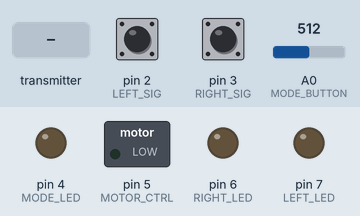
The sketch below on a simulated Arduino Uno, built with avr-gcc and run on an emulated ATmega328P. Shown: switched loads named in the sketch (green lamp = pin HIGH), output pins drawn as LEDs (lit = HIGH). Dashed ring = blinking. The test bench sets the inputs (shaded band); at power-on: pin 2 (LEFT_SIG) HIGH, A0 (MODE_BUTTON) = 512, pin 3 (RIGHT_SIG) HIGH. No radio packets arrive unless stated; what the sketch prints to the serial monitor is not drawn.

Above: at 1.2 s.
1.3 s: the transmitter starts sending stat = 64
At 1.45 s:
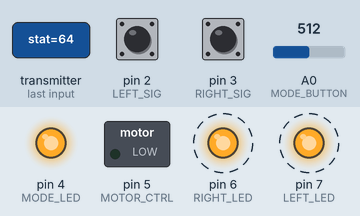
4.3 s: pin 2 (LEFT_SIG) pulled LOW for 0.15 s
At 4.66 s:
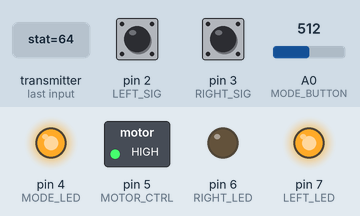
7.3 s: A0 (MODE_BUTTON) set to 489
At 10.03 s:
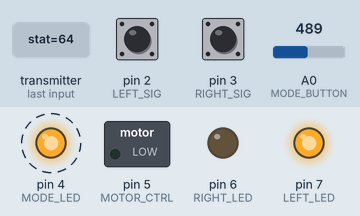
Timing chart, 0 to 16.3 s (numbered marks = the images above; inputs shaded):
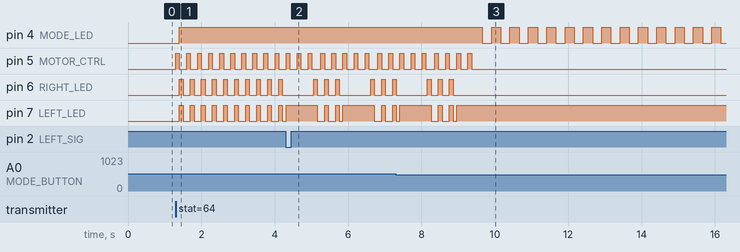

The sketch:

haptic.ino
```cpp
#include <SPI.h>
#include "printf.h"
#include "RF24.h"
#include <stdbool.h>

const int LEFT_SIG = 2;
const int RIGHT_SIG = 3;
const int LEFT_LED = 7;
const int RIGHT_LED = 6;
const int MODE_LED = 4;

const int MODE_BUTTON = A0;

const int MOTOR_CTRL = 5;

volatile int turn = 0;
// 0  = do nothing
// 1 = turn left
// -1 = turn right

volatile int haptic = 0;
// 0  = do nothing
// 1 = vibrate
const long turn_led_blink_time = 750;
const long status_led_blink_time = 500;
const long haptic_off_blink_time = 2000;
const int timeout_time = 3000;
long vibration_time = 200;

int turn_led_state = LOW;  // ledState used to set the LED
int status_led_state = LOW;  // ledState used to set the LED

// 0 - haptic on (normal)
// 1 - haptic off
bool is_haptic_on = true;
bool in_adjust_mode = false;
bool is_connected = false;

// Generally, you should use "unsigned long" for variables that hold time
// The value will quickly become too large for an int to store
unsigned long turn_led_prev_time = 0;  // will store last time LED was updated
unsigned long status_led_prev_time = 0;  // will store last time LED was updated
unsigned long last_connected_time = 0;

int haptic_drive = 0;
int signal_counter = 0;

uint8_t distance_mode = 0;

// These are used for interrupt button handling
long debouncing_time = 300; // Debouncing Time in Milliseconds
volatile unsigned long last_micros;
volatile unsigned long last_vib_micros;

/**
 * A simple example of sending data from 1 nRF24L01 transceiver to another
 * with Acknowledgement (ACK) payloads attached to ACK packets.
 *
 * This example was written to be used on 2 devices acting as "nodes".
 * Use the Serial Monitor to change each node's behavior.
 */

#define CE_PIN 9
#define CSN_PIN 10
// instantiate an object for the nRF24L01 transceiver
RF24 radio(CE_PIN, CSN_PIN);

// an identifying device destination
// Let these addresses be used for the pair
uint8_t address[][6] = {"1Node", "2Node"};
// It is very helpful to think of an address as a path instead of as
// an identifying device destination
// to use different addresses on a pair of radios, we need a variable to

// uniquely identify which address this radio will use to transmit
bool radioNumber = 1; // 0 uses address[0] to transmit, 1 uses address[1] to transmit

// Used to control whether this node is sending or receiving
bool role = false; // true = TX role, false = RX role

// For this example, we'll be using a payload containing
// a string & an integer number that will be incremented
// on every successful transmission.
// Make a data structure to store the entire payload of different datatypes
struct PayloadStruct
{
  // char message[9];
  uint8_t stat;
  uint8_t distance_mode;
};
PayloadStruct payload;

// https://forum.arduino.cc/t/adding-a-double-click-case-statement/283504/3
/*
To keep a physical interface as simple as possible, this sketch demonstrates generating four output events from a single push-button.
1) Click:  rapid press and release
2) Double-Click:  two clicks in quick succession
3) Press and Hold:  holding the button down
4) Long Press and Hold:  holding the button for a long time
*/
// Button timing variables
int debounce = 5;          // ms debounce period to prevent flickering when pressing or releasing the button
int DCgap = 500;            // max ms between clicks for a double click event
int holdTime = 2000;        // ms hold period: how long to wait for press+hold event
int longHoldTime = 4000;    // ms long hold period: how long to wait for press+hold event

// Button variables
bool buttonVal = HIGH;   // value read from button
bool buttonLast = HIGH;  // buffered value of the button's previous state
bool DCwaiting = false;  // whether we're waiting for a double click (down)
bool DConUp = false;     // whether to register a double click on next release, or whether to wait and click
bool singleOK = true;    // whether it's OK to do a single click
long downTime = -1;         // time the button was pressed down
long upTime = -1;           // time the button was released
bool ignoreUp = false;   // whether to ignore the button release because the click+hold was triggered
bool waitForUp = false;        // when held, whether to wait for the up event
bool holdEventPast = false;    // whether or not the hold event happened already
bool longHoldEventPast = false;// whether or not the long hold event happened already

int check_mode_button() {
   int event = 0;
   // poll button - range 655-0, 500 arbitrary toggle value
   buttonVal = analogRead(MODE_BUTTON) < 500? LOW : HIGH;
   // Button pressed down
   if (buttonVal == LOW && buttonLast == HIGH && (millis() - upTime) > debounce)
   {
       downTime = millis();
       ignoreUp = false;
       waitForUp = false;
       singleOK = true;
       holdEventPast = false;
       longHoldEventPast = false;
       if ((millis()-upTime) < DCgap && DConUp == false && DCwaiting == true)  DConUp = true;
       else  DConUp = false;
       DCwaiting = false;
   }
   // Button released
   else if (buttonVal == HIGH && buttonLast == LOW && (millis() - downTime) > debounce)
   {
       if (!ignoreUp)
       {
           upTime = millis();
           if (DConUp == false) DCwaiting = true;
           else
           {
               event = 2;
               DConUp = false;
               DCwaiting = false;
               singleOK = false;
           }
       }
   }
   // Test for normal click event: DCgap expired
   if ( buttonVal == HIGH && (millis()-upTime) >= DCgap && DCwaiting == true && DConUp == false && singleOK == true && event != 2)
   {
       event = 1;
       DCwaiting = false;
   }
   // Test for hold
   if (buttonVal == LOW && (millis() - downTime) >= holdTime) {
       // Trigger "normal" hold
       if (!holdEventPast)
       {
           event = 3;
           waitForUp = true;
           ignoreUp = true;
           DConUp = false;
           DCwaiting = false;
           //downTime = millis();
           holdEventPast = true;
       }
       // Trigger "long" hold
       if ((millis() - downTime) >= longHoldTime)
       {
           if (!longHoldEventPast)
           {
               event = 4;
               longHoldEventPast = true;
           }
       }
   }
   buttonLast = buttonVal;
   return event;
}


void setup()
{
  // pinMode(LEFT_SIG, INPUT_PULLUP);  // sets all button interrupts as pull ups
  // pinMode(RIGHT_SIG, INPUT_PULLUP); // sets all button interrupts as pull ups

  pinMode(MOTOR_CTRL, OUTPUT); // sets all button interrupts as pull ups
  digitalWrite(MOTOR_CTRL, 0);

  pinMode(LEFT_LED, OUTPUT); // sets all button interrupts as pull ups
  digitalWrite(LEFT_LED, 0);
  pinMode(RIGHT_LED, OUTPUT); // sets all button interrupts as pull ups
  digitalWrite(RIGHT_LED, 0);

  pinMode(MODE_LED, OUTPUT); // led for connecting state
  digitalWrite(MODE_LED, 0);

  // attach interrupts to pins
  attachInterrupt(digitalPinToInterrupt(LEFT_SIG), left_ISR, FALLING);
  attachInterrupt(digitalPinToInterrupt(RIGHT_SIG), right_ISR, FALLING);
  Serial.begin(115200);
  while (!Serial)
  {
    // some boards need to wait to ensure access to serial over USB
  }

  // initialize the transceiver on the SPI bus
  if (!radio.begin())
  {
    Serial.println(F("radio hardware is not responding!!"));
    while (1)
    {

      digitalWrite(LEFT_LED, HIGH);
      digitalWrite(RIGHT_LED, HIGH);
      delay(300);
      digitalWrite(LEFT_LED, LOW);
      digitalWrite(RIGHT_LED, LOW);
      delay(300);
    } // hold in infinite loop
  }

  radioNumber = 1;
  Serial.print(F("radioNumber = "));
  Serial.println((int)radioNumber);

  // Set the PA Level low to try preventing power supply related problems
  // because these examples are likely run with nodes in close proximity to
  // each other.
  radio.setPALevel(RF24_PA_HIGH); // RF24_PA_MAX is default.
  radio.setChannel(127);
  radio.setDataRate(RF24_250KBPS);

  // to use ACK payloads, we need to enable dynamic payload lengths (for all nodes)
  radio.setPayloadSize(2);
  // Acknowledgement packets have no payloads by default. We need to enable
  // this feature for all nodes (TX & RX) to use ACK payloads.
  radio.enableAckPayload();

  // set the TX address of the RX node into the TX pipe
  radio.openWritingPipe(address[radioNumber]); // always uses pipe 0

  // set the RX address of the TX node into a RX pipe
  radio.openReadingPipe(1, address[!radioNumber]); // using pipe 1

  // memcpy(payload.message, "Turn: ", 6); // set the payload message
  // load the payload for the first received transmission on pipe 0
  payload.distance_mode = 0,
  payload.stat = 0,

  radio.writeAckPayload(1, &payload, sizeof(payload));

  radio.startListening(); // put radio in RX mode

  // For debugging info
  // printf_begin();             // needed only once for printing details
  // radio.printDetails();       // (smaller) function that prints raw register values
  // radio.printPrettyDetails(); // (larger) function that prints human readable data

  // in setup, check if button is held, if it is, toggle haptic off
  int button_status = analogRead(MODE_BUTTON) < 500? LOW : HIGH;
  if (button_status == LOW) {
    is_haptic_on = false;
  }
}


void flash_led(const int led_num, int *led_state, unsigned long* prev_time, int blink_time) {
  if ((long)(millis() - *prev_time >= blink_time)) {
    *prev_time = millis();

    *led_state = (*led_state == LOW)? HIGH : LOW;

    digitalWrite(led_num, *led_state);
  }
}

void loop()
{
  // poll button - range 655-0, 500 arbitrary toggle value
  if (is_connected) {
    int button_status = check_mode_button();
    if (button_status == 3) {
            Serial.println("2s HOLD!!\n\n");
      in_adjust_mode = !in_adjust_mode;
      turn = 0;
    }
  }

  if (in_adjust_mode) {
    if (turn == 1) {
      // left: decrease distance
      distance_mode -= (distance_mode > 0)? 1 : 0;
    } else if (turn == 2) {
      // right: increase distance
      distance_mode += (distance_mode < 4)? 1 : 0;
    }
    turn = 0;

    flash_led(MODE_LED, &status_led_state, &status_led_prev_time, 250);
  } else {

  // turn led check
  if (turn == 1) {
    flash_led(LEFT_LED, &turn_led_state, &turn_led_prev_time, turn_led_blink_time);
  } else if (turn == 2) {
    flash_led(RIGHT_LED, &turn_led_state, &turn_led_prev_time, turn_led_blink_time);
  } else {
    turn_led_state = LOW;
    digitalWrite(LEFT_LED, LOW);
    digitalWrite(RIGHT_LED, LOW);
  }

  // if it is connected to central controller (central controller always sends message)
  uint8_t pipe;
  if (radio.available(&pipe))
  {                                                // is there a payload? get the pipe number that recieved it
    // signal_counter += (signal_counter == 50)? 0 : 1;
    uint8_t bytes = radio.getDynamicPayloadSize(); // get the size of the payload
    PayloadStruct received;
    radio.read(&received, sizeof(received)); // get incoming payload
    // Serial.print(F("Received "));
    // Serial.print(bytes); // print the size of the payload
    // Serial.print(F(" bytes on pipe "));
    // Serial.print(pipe); // print the pipe number
    // Serial.print(F(": "));
    // Serial.print(received.message); // print incoming message
    // Serial.print(received.stat); // print incoming status
    haptic = received.stat;

    if(haptic && is_haptic_on){ //Drives the Haptic Motor if Haptic Enabled
      // Serial.print(F("  !!!Haptic Enabled!!!  "));

      if ((long)(micros() - last_vib_micros) >= vibration_time * 1000)
      {
        // digitalWrite(MOTOR_CTRL, haptic_drive);
        digitalWrite(MOTOR_CTRL, 1);
        delay(100);
        digitalWrite(MOTOR_CTRL, 0);

        haptic_drive = !haptic_drive;
        last_vib_micros = micros();
      }
    }

    //Load the Payload Acknowledgement
    Serial.print(distance_mode);
    payload.stat = turn;
    payload.distance_mode = distance_mode;
    // Serial.print(F(" Sent: "));
    // Serial.print(payload.message);   // print outgoing message
    // Serial.println(payload.stat); // print outgoing counter
    radio.writeAckPayload(1, &payload, sizeof(payload));

    // keep status led on
    if (is_haptic_on) {
      digitalWrite(MODE_LED, HIGH);
    } else {
      flash_led(MODE_LED, &status_led_state, &status_led_prev_time, haptic_off_blink_time);
    }

    // track connected time
    last_connected_time = millis();
    is_connected = true;

  } else{
    // signal_counter -= (signal_counter == 0)? 0 : 1;
    // if (signal_counter == 0) {
    //   digitalWrite(MOTOR_CTRL, 0);
    // }
    digitalWrite(MOTOR_CTRL, 0);

    // flash status led
    if ((long)(millis() - last_connected_time >= timeout_time)) { // disconnected
      is_connected = false;
      is_haptic_on = true;
      flash_led(MODE_LED, &status_led_state, &status_led_prev_time, status_led_blink_time);
    }
  }


  if (haptic) {
    // Serial.println("Vibrating!!!");
    // quick flash
    if (turn_led_state == LOW) {
      // Serial.println("light is low!")
      // int flash_state = LOW;
      digitalWrite(LEFT_LED, HIGH);
      digitalWrite(RIGHT_LED, HIGH);
      delay(100);
      digitalWrite(LEFT_LED, LOW);
      digitalWrite(RIGHT_LED, LOW);
      // flash_led(LEFT_LED, &flash_state, &turn_led_prev_time, turn_led_blink_time);
      // flash_led(RIGHT_LED, &turn_led_state, &turn_led_prev_time, turn_led_blink_time);
      delay(100);
    } else {
      // Serial.println("light is !")

    }
  }
  }

} // loop

void left_ISR()
{ // increments mode selection
  if ((long)(micros() - last_micros) >= debouncing_time * 1000)
  {
    turn = (turn == 0)? 1 : 0;
    last_micros = micros();
  }
}

void right_ISR()
{ // increments mode selection
  if ((long)(micros() - last_micros) >= debouncing_time * 1000)
  {
    // Serial.println("H");
    turn = (turn == 0)? 2 : 0;
    last_micros = micros();
  }
}
```

Measured:
- the behaviour switches between 500 and 499 on A0 (MODE_BUTTON) (found by bisection; images 2 and 3)
- after the input at 1.3 s, pin 5 (MOTOR_CTRL): alternates HIGH for 0.10 s and LOW for 0.20 s, starting at once; pin 6 (RIGHT_LED), pin 7 (LEFT_LED): alternates HIGH for 0.10 s and LOW for 0.20 s, starting after 0.10 s
- after the input at 7.3 s, pin 4 (MODE_LED): alternates HIGH for 0.25 s and LOW for 0.25 s, starting after 2.4 s; pin 5 (MOTOR_CTRL): goes on until 9.4 s, then stays LOW; pin 6 (RIGHT_LED): goes on until 8.9 s, then stays LOW; pin 7 (LEFT_LED): goes on until 9.0 s, then stays HIGH
